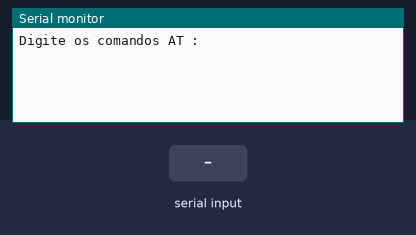
A sketch run on a simulated Arduino Uno, built with avr-gcc and run on an emulated ATmega328P. Parts: the last lines printed to the serial monitor. The test bench sets the inputs (shaded band).

Above: at 1.2 s.
1.3 s: "1" received over the second serial link
At 2.4 s:
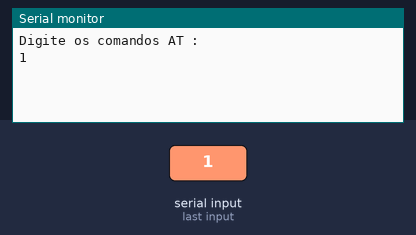
2.8 s: "0" received over the second serial link
At 3.6 s:
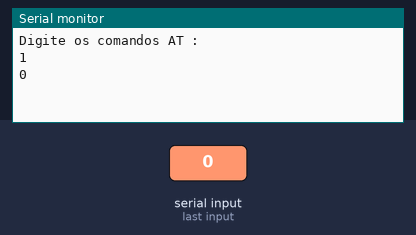

Measured:
- after the input at 1.3 s, the serial monitor: prints a new line at once (image 1)
- after the input at 2.8 s, the serial monitor: prints a new line at once (image 2)

The sketch:

Parte1-ConfiguracaoBluetooth.ino
```cpp
/*
 * Parte 1 - Configuração Bluetooth
 * www.roboino.com.br
 * Diego Rampim
 */
#include <SoftwareSerial.h>

SoftwareSerial MinhaSerial(5, 4); // RX, TX
String comando = "";

void setup(){
  Serial.begin(4800);
  Serial.println("Digite os comandos AT :");
  MinhaSerial.begin(9600);
}

void loop(){

  if (MinhaSerial.available()){

     while(MinhaSerial.available()){
       comando.concat((char) MinhaSerial.read());
     }

   Serial.println(comando);
   comando = "";
  }

  if (Serial.available())  {
    delay(10);
    MinhaSerial.write(Serial.read());
  }

}
```
